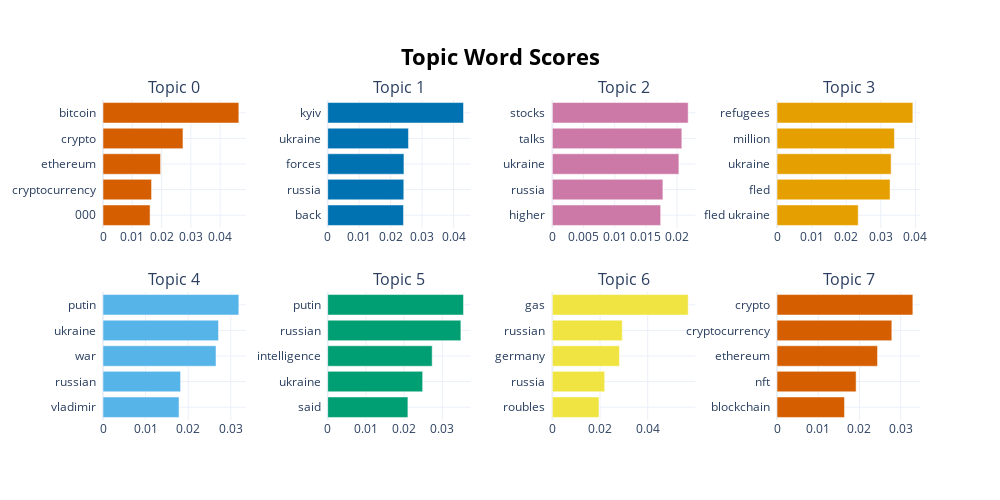

Write notebook code for a chart like this one.
### Code cell
model.visualize_barchart()

### Figure 1 — Plotly figure (JSON) as saved in the notebook; plotly's stock layout.template omitted (floating-point values rounded to 4 significant figures)
{"data": [{"marker": {"color": "#D55E00"}, "orientation": "h", "type": "bar", "x": [0.01607, 0.01658, 0.01966, 0.0273, 0.04638], "xaxis": "x", "y": ["000  ", "cryptocurrency  ", "ethereum  ", "crypto  ", "bitcoin  "], "yaxis": "y"}, {"marker": {"color": "#0072B2"}, "orientation": "h", "type": "bar", "x": [0.02408, 0.02419, 0.02423, 0.02567, 0.04316], "xaxis": "x2", "y": ["back  ", "russia  ", "forces  ", "ukraine  ", "kyiv  "], "yaxis": "y2"}, {"marker": {"color": "#CC79A7"}, "orientation": "h", "type": "bar", "x": [0.01737, 0.01773, 0.02029, 0.02076, 0.02178], "xaxis": "x3", "y": ["higher  ", "russia  ", "ukraine  ", "talks  ", "stocks  "], "yaxis": "y3"}, {"marker": {"color": "#E69F00"}, "orientation": "h", "type": "bar", "x": [0.02347, 0.03267, 0.03298, 0.03393, 0.03926], "xaxis": "x4", "y": ["fled ukraine  ", "fled  ", "ukraine  ", "million  ", "refugees  "], "yaxis": "y4"}, {"marker": {"color": "#56B4E9"}, "orientation": "h", "type": "bar", "x": [0.01784, 0.01821, 0.02652, 0.0271, 0.03187], "xaxis": "x5", "y": ["vladimir  ", "russian  ", "war  ", "ukraine  ", "putin  "], "yaxis": "y5"}, {"marker": {"color": "#009E73"}, "orientation": "h", "type": "bar", "x": [0.02098, 0.02485, 0.02734, 0.03484, 0.03553], "xaxis": "x6", "y": ["said  ", "ukraine  ", "intelligence  ", "russian  ", "putin  "], "yaxis": "y6"}, {"marker": {"color": "#F0E442"}, "orientation": "h", "type": "bar", "x": [0.01955, 0.02194, 0.02813, 0.02933, 0.05696], "xaxis": "x7", "y": ["roubles  ", "russia  ", "germany  ", "russian  ", "gas  "], "yaxis": "y7"}, {"marker": {"color": "#D55E00"}, "orientation": "h", "type": "bar", "x": [0.01637, 0.01918, 0.02437, 0.02785, 0.03295], "xaxis": "x8", "y": ["blockchain  ", "nft  ", "ethereum  ", "cryptocurrency  ", "crypto  "], "yaxis": "y8"}], "layout": {"annotations": [{"font": {"size": 16}, "showarrow": false, "text": "Topic 0", "x": 0.0875, "xanchor": "center", "xref": "paper", "y": 1, "yanchor": "bottom", "yref": "paper"}, {"font": {"size": 16}, "showarrow": false, "text": "Topic 1", "x": 0.3625, "xanchor": "center", "xref": "paper", "y": 1, "yanchor": "bottom", "yref": "paper"}, {"font": {"size": 16}, "showarrow": false, "text": "Topic 2", "x": 0.6375, "xanchor": "center", "xref": "paper", "y": 1, "yanchor": "bottom", "yref": "paper"}, {"font": {"size": 16}, "showarrow": false, "text": "Topic 3", "x": 0.9125, "xanchor": "center", "xref": "paper", "y": 1, "yanchor": "bottom", "yref": "paper"}, {"font": {"size": 16}, "showarrow": false, "text": "Topic 4", "x": 0.0875, "xanchor": "center", "xref": "paper", "y": 0.4, "yanchor": "bottom", "yref": "paper"}, {"font": {"size": 16}, "showarrow": false, "text": "Topic 5", "x": 0.3625, "xanchor": "center", "xref": "paper", "y": 0.4, "yanchor": "bottom", "yref": "paper"}, {"font": {"size": 16}, "showarrow": false, "text": "Topic 6", "x": 0.6375, "xanchor": "center", "xref": "paper", "y": 0.4, "yanchor": "bottom", "yref": "paper"}, {"font": {"size": 16}, "showarrow": false, "text": "Topic 7", "x": 0.9125, "xanchor": "center", "xref": "paper", "y": 0.4, "yanchor": "bottom", "yref": "paper"}], "height": 500, "hoverlabel": {"bgcolor": "white", "font": {"family": "Rockwell", "size": 16}}, "showlegend": false, "title": {"font": {"color": "Black", "size": 22}, "text": "<b>Topic Word Scores", "x": 0.5, "xanchor": "center", "yanchor": "top"}, "width": 1000, "xaxis": {"anchor": "y", "domain": [0, 0.175], "showgrid": true}, "xaxis2": {"anchor": "y2", "domain": [0.275, 0.45], "showgrid": true}, "xaxis3": {"anchor": "y3", "domain": [0.55, 0.725], "showgrid": true}, "xaxis4": {"anchor": "y4", "domain": [0.825, 1], "showgrid": true}, "xaxis5": {"anchor": "y5", "domain": [0, 0.175], "showgrid": true}, "xaxis6": {"anchor": "y6", "domain": [0.275, 0.45], "showgrid": true}, "xaxis7": {"anchor": "y7", "domain": [0.55, 0.725], "showgrid": true}, "xaxis8": {"anchor": "y8", "domain": [0.825, 1], "showgrid": true}, "yaxis": {"anchor": "x", "domain": [0.6, 1], "showgrid": true}, "yaxis2": {"anchor": "x2", "domain": [0.6, 1], "showgrid": true}, "yaxis3": {"anchor": "x3", "domain": [0.6, 1], "showgrid": true}, "yaxis4": {"anchor": "x4", "domain": [0.6, 1], "showgrid": true}, "yaxis5": {"anchor": "x5", "domain": [0, 0.4], "showgrid": true}, "yaxis6": {"anchor": "x6", "domain": [0, 0.4], "showgrid": true}, "yaxis7": {"anchor": "x7", "domain": [0, 0.4], "showgrid": true}, "yaxis8": {"anchor": "x8", "domain": [0, 0.4], "showgrid": true}}}
